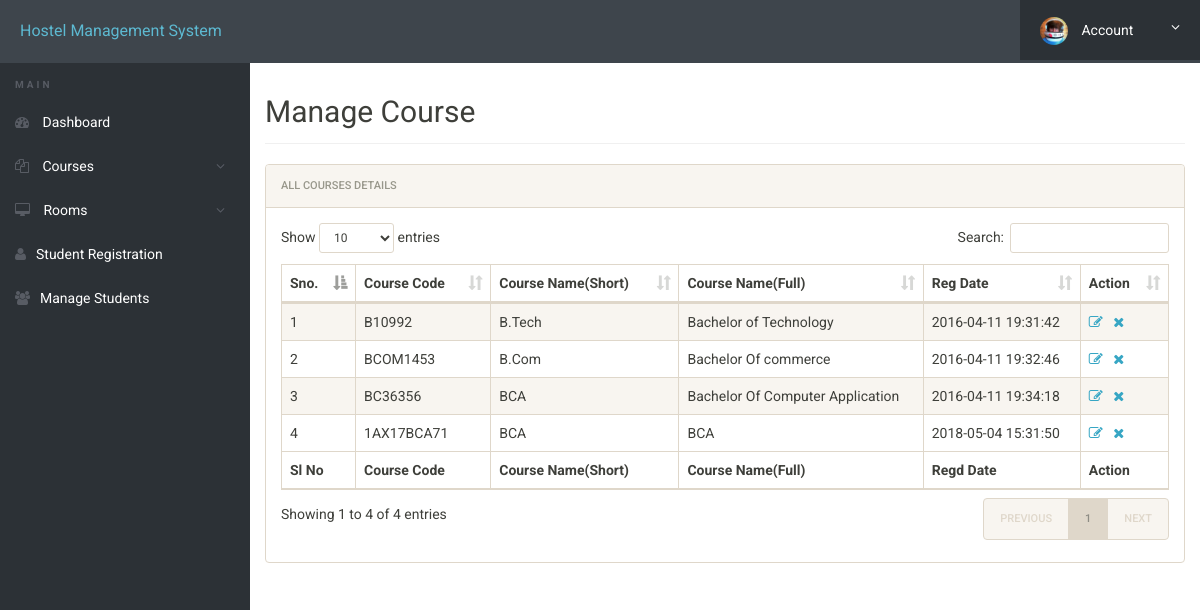
Screenshot of /admin/manage-courses.php (signed in) with the database file from the repository.
### tables this page shows
CREATE TABLE `courses` (
  `id` int(11) NOT NULL,
  `course_code` varchar(255) NOT NULL,
  `course_sn` varchar(255) NOT NULL,
  `course_fn` varchar(255) NOT NULL,
  `posting_date` timestamp NOT NULL DEFAULT CURRENT_TIMESTAMP
);

### admin/manage-courses.php (the view, shortened to what this page needs)
<?php
include('includes/config.php');
?>
<!doctype html>
<html lang="en" class="no-js">
<head>
	<link rel="stylesheet" href="css/font-awesome.min.css">
	<link rel="stylesheet" href="css/bootstrap.min.css">
	<link rel="stylesheet" href="css/dataTables.bootstrap.min.css">
	<link rel="stylesheet" href="css/bootstrap-social.css">
	<link rel="stylesheet" href="css/bootstrap-select.css">
	<link rel="stylesheet" href="css/fileinput.min.css">
	<link rel="stylesheet" href="css/awesome-bootstrap-checkbox.css">
	<link rel="stylesheet" href="css/style.css">
</head>
<body>
	<?php include('includes/header.php');?>
	<div class="ts-main-content">
			<?php include('includes/sidebar.php');?>
		<div class="content-wrapper">
			<div class="container-fluid">
				<div class="row" style="margin-top:50px">
					<div class="col-md-12">
						<h2 class="page-title">Manage Course</h2>
						<div class="panel panel-default">
							<div class="panel-heading">All Courses Details</div>
							<div class="panel-body">
								<table id="zctb" class="display table table-striped table-bordered table-hover" cellspacing="0" width="100%">
									<thead>
										<tr>
											<th>Sno.</th>
											<th>Course Code</th>
											<th>Course Name(Short)</th>
											<th>Course Name(Full)</th>
											<th>Reg Date </th>
											<th>Action</th>
										</tr>
									</thead>
									<tfoot>
										<tr>
											<th>Sl No</th>
											<th>Course Code</th>
											<th>Course Name(Short)</th>
											<th>Course Name(Full)</th>
											<th>Regd Date</th>
											<th>Action</th>										</tr>
									</tfoot>
									<tbody>
<?php
$ret="select * from courses";
$stmt= $mysqli->prepare($ret) ;
$stmt->execute() ;
$res=$stmt->get_result();
$cnt=1;
while($row=$res->fetch_object())
	  {
	  	?>
<tr><td><?php echo $cnt;;?></td>
<td><?php echo $row->course_code;?></td>
<td><?php echo $row->course_sn;?></td>
<td><?php echo $row->course_fn;?></td>
<td><?php echo $row->posting_date;?></td>
<td><a href="edit-course.php?id=<?php echo $row->id;?>"><i class="fa fa-edit"></i></a>&nbsp;&nbsp;
<a href="manage-courses.php?del=<?php echo $row->id;?>" onclick="return confirm("Do you want to delete");"><i class="fa fa-close"></i></a></td>
										</tr>
									<?php
$cnt=$cnt+1;
									 } ?>
									</tbody>
								</table>
							</div>
						</div>
					</div>
				</div>
			</div>
		</div>
	</div>
</body>
</html>

### admin/css/style.css (style rules this page uses)
html { font-size: 14px; }
@media only screen and (min-width: 480px) { html { font-size: 17px; } }
@media only screen and (min-width: 768px) { html { font-size: 14px; } }
body { font-size: 1em; }
a { color: #37a6c4; }
.panel { overflow: hidden; }
.page-title { padding-bottom: 15px; margin-bottom: 20px; border-bottom: 1px solid #f0f0f0; }
.ts-main-content .content-wrapper { padding-top: 15px; margin-top: 10px; }
@media only screen and (min-width: 992px) { .ts-main-content .content-wrapper { margin-left: 250px; } }

### rows the page displays
courses: course_code "B10992", course_sn "B.Tech", course_fn "Bachelor of Technology", posting_date "2016-04-11 19:31:42"
courses: course_code "BCOM1453", course_sn "B.Com", course_fn "Bachelor Of commerce", posting_date "2016-04-11 19:32:46"
courses: course_code "BC36356", course_sn "BCA", course_fn "Bachelor Of Computer Application", posting_date "2016-04-11 19:34:18"
courses: course_code "1AX17BCA71", course_sn "BCA", course_fn "BCA", posting_date "2018-05-04 15:31:50"
